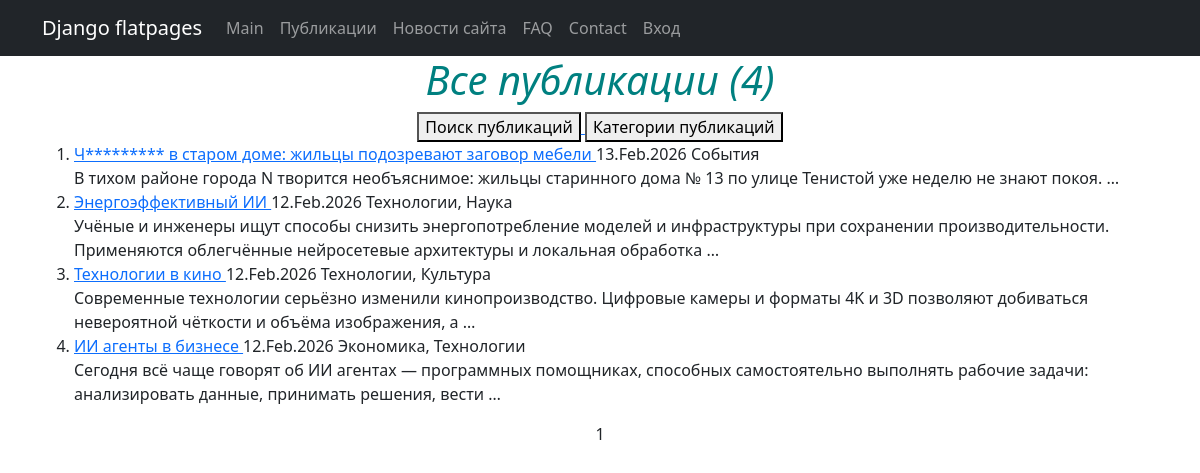
Page /news/ on the committed database.
### news_portal/models.py (models this page shows, shortened)
class Post(models.Model):
    article = 'AR'
    news = 'NE'
    TYPE_POST = [
        (article, 'статья'),
        (news, 'новость')
    ]
    author = models.ForeignKey(Author, on_delete=models.DO_NOTHING) #связь «один ко многим» с моделью Author
    categories = models.ManyToManyField(Category, through='PostCategory') #связь «многие ко многим» с моделью Category
    type = models.CharField(max_length=2, choices=TYPE_POST, default=article) #поле с выбором — «статья» или «новость»
    datetime_creation = models.DateTimeField(auto_now_add=True) #автоматически добавляемая дата и время создания
    title = models.CharField(max_length=100) #заголовок статьи/новости
    text = models.TextField() #текст статьи/новости
    rating = models.IntegerField(default=0) #рейтинг статьи/новости
    def categories_post(self):
        return ', '.join([category.name for category in self.categories.all()])
    def get_absolute_url(self):
        return reverse('post_detail', args=[str(self.id)])

class Category(models.Model):
    name = models.CharField(max_length=50, unique=True)
    subscribers = models.ManyToManyField(User, related_name='categories')

### news_portal/views.py (the view, shortened to what this page needs)
# urls.py: path('', PostsList.as_view(template_name = 'news_portal/posts.html'), name='posts'),
class PostsList(ListView):
    model= Post
    ordering = '-datetime_creation'
    template_name = 'news_portal/posts.html'
    context_object_name = 'posts'
    paginate_by = 10
    def get_context_data(self, **kwargs):
        context = super().get_context_data(**kwargs)
        for post in context['posts']:
            post.categories_list = post.categories_post()
        return context

### news_portal/templatetags/custom_filters.py (called while the page is built)
@register.filter()
def censor(text):
    def replacement(match_obj):
        word = match_obj.group(0)
        l = len(word) - 1
        return word[0] + '*' * l
    pattern = r'[ЕЁеё]‑мо[её]|[ЕЁеё]лки‑палки|[Бб]лин|[Чч]ертовщин[аыуео]й?'
    text = sub(pattern, replacement, text)
    return f'{text} '

### templates/news_portal/posts.html (shortened to what this page needs)
{% extends 'flatpages/default.html' %}
{% load custom_filters %}
{% load custom_tags %}
{% block content %}
    {% block content_search %}
        <h1><span style="color: #008080;"><i> Все публикации ({{ posts|length }})</i></span></h1>
        <a href="/news/search">
            <button type="button">Поиск публикаций</button>
        </a>
        <a href="/news/categories">
            <button type="button">Категории публикаций</button>
        </a>
    {% endblock content_search %}
    {% if posts %}
        <div align="left">
        <ol>
        {% for post in posts %}
            <li>
                <a href="{{ post.get_absolute_url }}"> {{ post.title|censor }} </a>
                {{ post.datetime_creation|date:'d.M.Y' }}
                {{ post.categories_list }}
                <br>
                {{ post.text|censor|truncatewords:20 }}
            </li>
        {% endfor %}
        </ol>
        </div>
    {% else %}
        <h2>Новостей нет!</h2>
    {% endif %}
    {{ page_obj.number }}
{% endblock content %}

### rows in the picture
Post: title|censor "Ч********* в старом доме: жильцы подозревают заговор мебели", datetime_creation "13.Feb.2026", categories_list "События", text|censor "В тихом районе города N творится необъяснимое: жильцы старинного дома № 13 по улице Тенистой уже неделю не знают покоя. …"
Post: title|censor "Энергоэффективный ИИ", datetime_creation "12.Feb.2026", categories_list "Технологии, Наука", text|censor "Учёные и инженеры ищут способы снизить энергопотребление моделей и инфраструктуры при сохранении производительности. Применяются облегчённые нейросетевые архитектуры и локальная обработка …"
Post: title|censor "Технологии в кино", datetime_creation "12.Feb.2026", categories_list "Технологии, Культура", text|censor "Современные технологии серьёзно изменили кинопроизводство. Цифровые камеры и форматы 4K и 3D позволяют добиваться невероятной чёткости и объёма изображения, а …"
Post: title|censor "ИИ агенты в бизнесе", datetime_creation "12.Feb.2026", categories_list "Экономика, Технологии", text|censor "Сегодня всё чаще говорят об ИИ агентах — программных помощниках, способных самостоятельно выполнять рабочие задачи: анализировать данные, принимать решения, вести …"

### other values in the picture
{{ posts|length }} "4"
{{ page_obj.number }} "1"
